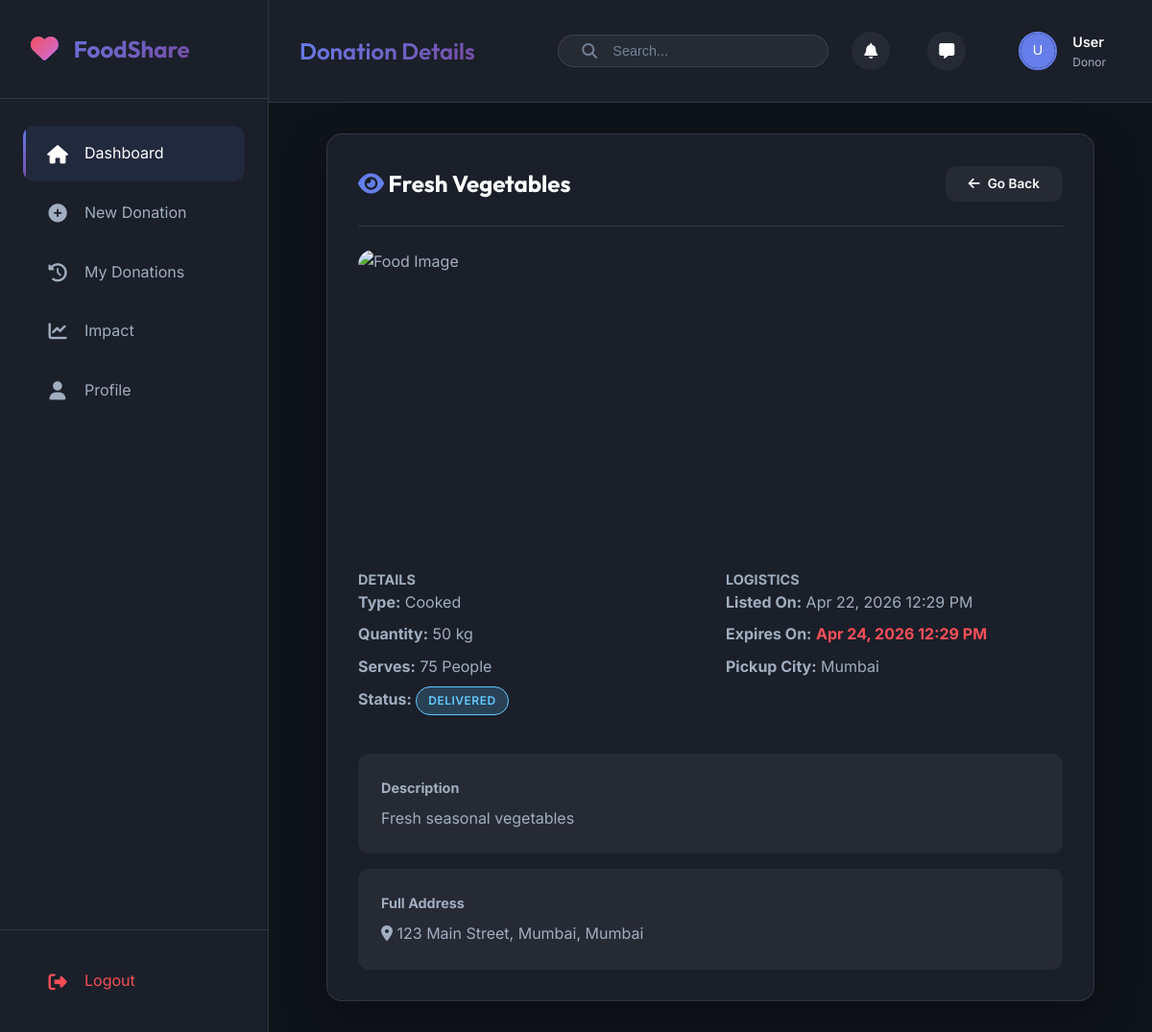
Screenshot of /views/shared/view-donation.php?id=1 (signed in) with the database file from the repository.
### tables this page shows
CREATE TABLE IF NOT EXISTS donations (
    id INT AUTO_INCREMENT PRIMARY KEY,
    donor_id INT NOT NULL,
    food_type ENUM('cooked', 'raw', 'packaged', 'dairy', 'fruits_vegetables', 'other') NOT NULL,
    food_name VARCHAR(255) NOT NULL,
    quantity VARCHAR(100) NOT NULL,
    unit ENUM('kg', 'liters', 'units', 'plates', 'boxes') NOT NULL,
    expiry_time DATETIME NOT NULL,
    description TEXT,
    images TEXT,  
    pickup_address TEXT NOT NULL,
    pickup_city VARCHAR(100),
    pickup_latitude DECIMAL(10, 8),
    pickup_longitude DECIMAL(11, 8),
    status ENUM('available', 'requested', 'confirmed', 'picked_up', 'delivered', 'cancelled', 'expired') DEFAULT 'available',
    assigned_ngo_id INT,
    assigned_volunteer_id INT,
    people_served INT DEFAULT 0,
    created_at TIMESTAMP DEFAULT CURRENT_TIMESTAMP,
    updated_at TIMESTAMP DEFAULT CURRENT_TIMESTAMP ON UPDATE CURRENT_TIMESTAMP,
    FOREIGN KEY (donor_id) REFERENCES users(id) ON DELETE CASCADE,
    FOREIGN KEY (assigned_ngo_id) REFERENCES users(id) ON DELETE SET NULL,
    FOREIGN KEY (assigned_volunteer_id) REFERENCES users(id) ON DELETE SET NULL,
    INDEX idx_donor_id (donor_id),
    INDEX idx_status (status),
    INDEX idx_food_type (food_type),
    INDEX idx_created_at (created_at)
);

### models/Database.php (called while the page is built, shortened)
<?php
class Database {
    private $host = DB_HOST;
    private $user = DB_USER;
    private $pass = DB_PASS;
    private $dbname = DB_NAME;
    private $dbh;
    private $stmt;
    public function __construct() {
        $dsn = 'mysql:host=' . $this->host . ';dbname=' . $this->dbname;
        $options = array(
            PDO::ATTR_PERSISTENT => true,
            PDO::ATTR_ERRMODE => PDO::ERRMODE_EXCEPTION
        );
        try {
            $this->dbh = new PDO($dsn, $this->user, $this->pass, $options);
        } catch(PDOException $e) {
            $this->error = $e->getMessage();
            echo "Connection Error: " . $this->error;
        }
    }
    public function query($sql) {
        $this->stmt = $this->dbh->prepare($sql);
    }
    public function bind($param, $value, $type = null) {
        if (is_null($type)) {
            switch (true) {
                default:
                    $type = PDO::PARAM_STR;
            }
        }
        $this->stmt->bindValue($param, $value, $type);
    }
    public function execute() {
        return $this->stmt->execute();
    }
    public function single() {
        $this->execute();
        return $this->stmt->fetch(PDO::FETCH_OBJ);
    }
}

### controllers/DonorController.php (called while the page is built, shortened)
<?php
require_once __DIR__ . '/../models/Donation.php';
class DonorController {
    private $donationModel;
    public function __construct() {
        $this->donationModel = new Donation();
    }
    public function getDonationById($id) {
        return $this->donationModel->getDonationById($id);
    }
}

### models/Donation.php (called while the page is built, shortened)
<?php
require_once 'Database.php';
class Donation {
    private $db;
    public function __construct() {
        $this->db = new Database();
    }
    public function getDonationById($id) {
        $this->db->query('SELECT * FROM donations WHERE id = :id');
        $this->db->bind(':id', $id);
        return $this->db->single();
    }
}

### views/shared/view-donation.php (the view, shortened to what this page needs)
<?php
require_once '../../controllers/DonorController.php';
$controller = new DonorController();
$donation = $controller->getDonationById($_GET['id']);
?>
<div class="card animate-fade-in" style="max-width: 800px; margin: 0 auto; box-shadow: var(--shadow-xl);">
    <div class="card-header flex-between">
        <h2 style="font-family: var(--font-heading);"><i class="fas fa-eye" style="color: var(--primary);"></i> <?php echo $donation->food_name; ?></h2>
        <a href="javascript:history.back()" class="btn btn-sm btn-ghost"><i class="fas fa-arrow-left"></i> Go Back</a>
    </div>
    <div class="card-body">
        <?php
        $img_src = !empty($donation->images) ? ((strpos($donation->images, 'http') === 0) ? $donation->images : '../../assets/images/uploads/' . $donation->images) : 'https://images.unsplash.com/photo-1546069901-ba9599a7e63c?w=600&q=80';
        ?>
        <div style="height: 300px; border-radius: var(--radius-lg); overflow: hidden; margin-bottom: 2rem;">
            <img src="<?php echo $img_src; ?>" style="width: 100%; height: 100%; object-fit: cover;" alt="Food Image">
        </div>
        <div class="grid grid-2 gap-lg mb-lg">
            <div>
                <h4 style="color: var(--text-secondary); font-size: 0.9rem; text-transform: uppercase;">Details</h4>
                <ul style="list-style: none; padding: 0;">
                    <li style="margin-bottom: 0.5rem;"><strong>Type:</strong> <?php echo ucfirst($donation->food_type); ?></li>
                    <li style="margin-bottom: 0.5rem;"><strong>Quantity:</strong> <?php echo $donation->quantity . ' ' . $donation->unit; ?></li>
                    <li style="margin-bottom: 0.5rem;"><strong>Serves:</strong> <?php echo $donation->people_served ?? 'Unknown'; ?> People</li>
                    <li style="margin-bottom: 0.5rem;"><strong>Status:</strong> <span class="badge badge-info"><?php echo ucfirst($donation->status); ?></span></li>
                </ul>
            </div>
            <div>
                <h4 style="color: var(--text-secondary); font-size: 0.9rem; text-transform: uppercase;">Logistics</h4>
                <ul style="list-style: none; padding: 0;">
                    <li style="margin-bottom: 0.5rem;"><strong>Listed On:</strong> <?php echo date('M d, Y h:i A', strtotime($donation->created_at)); ?></li>
                    <li style="margin-bottom: 0.5rem;"><strong>Expires On:</strong> <span style="color: #f64f59; font-weight: bold;"><?php echo date('M d, Y h:i A', strtotime($donation->expiry_time)); ?></span></li>
                    <li style="margin-bottom: 0.5rem;"><strong>Pickup City:</strong> <?php echo $donation->pickup_city; ?></li>
                </ul>
            </div>
        </div>
        <div style="background: rgba(255,255,255,0.05); padding: 1.5rem; border-radius: var(--radius-md); margin-bottom: 1rem;">
            <h4 style="color: var(--text-secondary); font-size: 0.9rem; margin-bottom: 0.5rem;">Description</h4>
            <p><?php echo nl2br($donation->description) ?: 'No additional description provided.'; ?></p>
        </div>
        <div style="background: rgba(255,255,255,0.05); padding: 1.5rem; border-radius: var(--radius-md);">
            <h4 style="color: var(--text-secondary); font-size: 0.9rem; margin-bottom: 0.5rem;">Full Address</h4>
            <p><i class="fas fa-map-marker-alt"></i> <?php echo $donation->pickup_address . ', ' . $donation->pickup_city; ?></p>
        </div>
    </div>
</div>
<?php
include '../../partials/layout.php';
?>

### assets/css/style.css (style rules this page uses)
* { margin: 0; padding: 0; box-sizing: border-box; }
body { font-family: var(--font-primary); background: var(--bg-primary); color: var(--text-primary); line-height: 1.6; overflow-x: hidden; }
.card { background: var(--bg-secondary); border: 1px solid rgba(255, 255, 255, 0.1); border-radius: var(--radius-lg); padding: var(--spacing-lg); box-shadow: var(--shadow-md); transition: all var(--transition-base); position: relative; overflow: hidden; }
.card::before { content: ''; position: absolute; top: 0; left: 0; right: 0; height: 3px; background: var(--gradient-primary); transform: scaleX(0); transition: transform var(--transition-base); }
.card-header { display: flex; align-items: center; justify-content: space-between; margin-bottom: var(--spacing-md); padding-bottom: var(--spacing-md); border-bottom: 1px solid rgba(255, 255, 255, 0.1); }
.card-body { color: var(--text-secondary); }
.btn { display: inline-flex; align-items: center; gap: var(--spacing-xs); padding: var(--spacing-sm) var(--spacing-lg); font-size: 0.95rem; font-weight: 600; text-decoration: none; border: none; border-radius: var(--radius-md); cursor: pointer; transition: all var(--transition-base); position: relative; overflow: hidden; }
.btn::before { content: ''; position: absolute; top: 50%; left: 50%; width: 0; height: 0; border-radius: 50%; background: rgba(255, 255, 255, 0.2); transform: translate(-50%, -50%); transition: width 0.6s, height 0.6s; }
.btn-ghost { background: var(--surface); color: var(--text-primary); }
.btn-sm { padding: var(--spacing-xs) var(--spacing-md); font-size: 0.85rem; }
.badge { display: inline-flex; align-items: center; gap: var(--spacing-xs); padding: 0.25rem 0.75rem; font-size: 0.75rem; font-weight: 600; border-radius: var(--radius-full); text-transform: uppercase; letter-spacing: 0.5px; }
.badge-info { background: rgba(100, 200, 255, 0.2); color: #64c8ff; border: 1px solid #64c8ff; }
.animate-fade-in { animation: fadeIn 0.6s ease-out; }
.grid { display: grid; gap: var(--spacing-md); }
.grid-2 { grid-template-columns: repeat(2, 1fr); }
.flex-between { display: flex; justify-content: space-between; align-items: center; }
.gap-lg { gap: var(--spacing-lg); }
.mb-lg { margin-bottom: var(--spacing-lg); }

### rows the page displays
donations: food_name "Fresh Vegetables", food_type "Cooked", quantity "50", unit "kg", people_served "75", status "DELIVERED", created_at "Apr 22, 2026 12:29 PM", expiry_time "Apr 24, 2026 12:29 PM", pickup_city "Mumbai", description "Fresh seasonal vegetables", pickup_address "123 Main Street, Mumbai"

### other values shown
$item['label'] "Dashboard"
$item['label'] "New Donation"
$item['label'] "My Donations"
$item['label'] "Impact"
$item['label'] "Profile"
$pageHeading "Donation Details"
$_SESSION['full_name'] "User"
$_SESSION['role'] "Donor"
